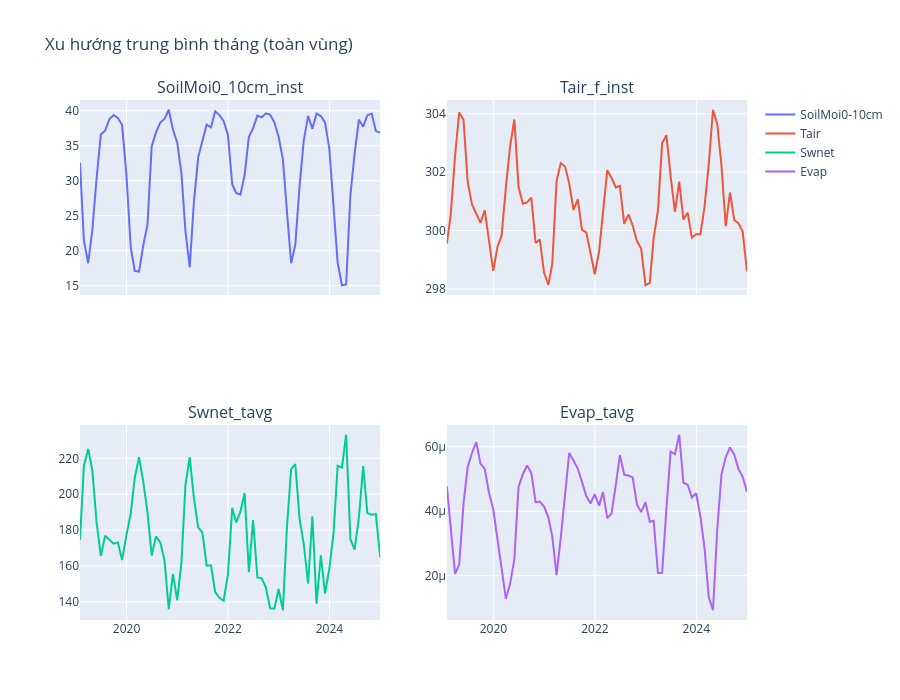

Notebook code cell kept with this figure:
### Code cell
monthly_mean = df_gldas.groupby(pd.Grouper(level="date", freq="M")).mean()
fig = make_subplots(
    rows=2,
    cols=2,
    subplot_titles=["SoilMoi0_10cm_inst", "Tair_f_inst", "Swnet_tavg", "Evap_tavg"],
    shared_xaxes=True,
)
fig.add_trace(
    go.Scatter(
        x=monthly_mean.index,
        y=monthly_mean["SoilMoi0_10cm_inst"],
        mode="lines",
        name="SoilMoi0-10cm",
    ),
    row=1,
    col=1,
)
fig.add_trace(
    go.Scatter(
        x=monthly_mean.index, y=monthly_mean["Tair_f_inst"], mode="lines", name="Tair"
    ),
    row=1,
    col=2,
)
fig.add_trace(
    go.Scatter(
        x=monthly_mean.index, y=monthly_mean["Swnet_tavg"], mode="lines", name="Swnet"
    ),
    row=2,
    col=1,
)
fig.add_trace(
    go.Scatter(
        x=monthly_mean.index, y=monthly_mean["Evap_tavg"], mode="lines", name="Evap"
    ),
    row=2,
    col=2,
)
fig.update_layout(height=700, title="Xu hướng trung bình tháng (toàn vùng)")
fig.show()
